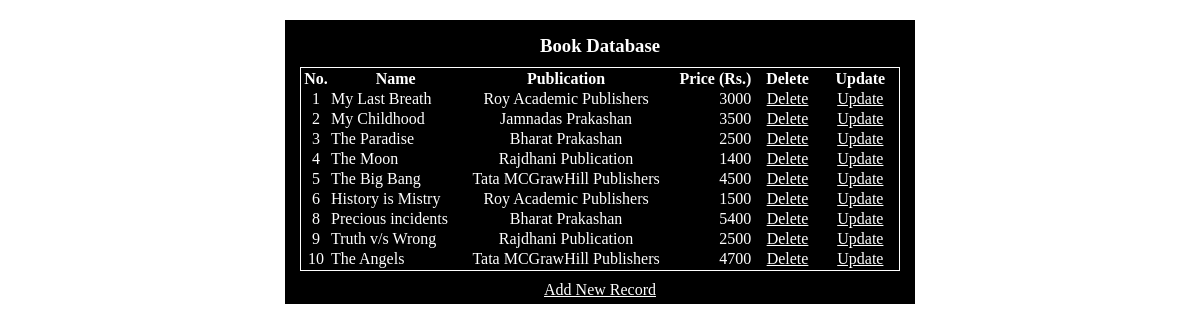
The page /Assignment_2/webscript_4/record.php on the database its author committed.
### tables this page shows
CREATE TABLE `tbl_bookinfo` (
  `book_id` int(11) NOT NULL,
  `book_name` varchar(30) NOT NULL,
  `book_publication` varchar(30) NOT NULL,
  `book_price` int(5) NOT NULL
);

### Assignment_2/webscript_4/record.php (the view, shortened to what this page needs)
<link href="webscript_4.css" rel="stylesheet" />
<div>
<?php
    require('conn.php');
    $record = 'SELECT * FROM `tbl_bookinfo`';
    $result = mysqli_query($conn, $record);
    echo '<h3>Book Database</h3>';
    echo '<table><tbody>
        <tr>
            <th>No.</th>
            <th>Name</th>
            <th>Publication</th>
            <th id="price">Price (Rs.)</th>
            <th>Delete</th>
            <th>Update</th>
        </tr>';
    while ($r = mysqli_fetch_row($result))
    {
        echo '<tr>
                <td>'.$r[0].'</td>
                <td id=name>'.$r[1].'</td>
                <td>'.$r[2].'</td>
                <td id=price>'.$r[3].'</td>
                <td><a href=delete.php?id='.$r[0].'>Delete</a></td>
                <td><a href=update.php?id='.$r[0].'>Update</a></td>
            </tr>';
    }
    echo '</tbody></table>';
    echo '<a href="webscript_4.html">Add New Record</a>';
?>
</div>

### Assignment_2/webscript_4/webscript_4.css (style rules this page uses)
* { padding: 0px; margin: 10px; }
div { width: 620px; padding: 5px; color: white; background-color: black; margin: auto; }
a { color: white; }
table { width: 600px; color: white; border: 1px solid white; }
th, tr { border: 0px solid white; text-align: center; }
#price { text-align: right; }
#name { text-align: left; }

### rows shown on the page
tbl_bookinfo: book_id "1", book_name "My Last Breath", book_publication "Roy Academic Publishers", book_price "3000"
tbl_bookinfo: book_id "2", book_name "My Childhood", book_publication "Jamnadas Prakashan", book_price "3500"
tbl_bookinfo: book_id "3", book_name "The Paradise", book_publication "Bharat Prakashan", book_price "2500"
tbl_bookinfo: book_id "4", book_name "The Moon", book_publication "Rajdhani Publication", book_price "1400"
tbl_bookinfo: book_id "5", book_name "The Big Bang", book_publication "Tata MCGrawHill Publishers", book_price "4500"
tbl_bookinfo: book_id "6", book_name "History is Mistry", book_publication "Roy Academic Publishers", book_price "1500"
tbl_bookinfo: book_id "8", book_name "Precious incidents", book_publication "Bharat Prakashan", book_price "5400"
tbl_bookinfo: book_id "9", book_name "Truth v/s Wrong", book_publication "Rajdhani Publication", book_price "2500"
tbl_bookinfo: book_id "10", book_name "The Angels", book_publication "Tata MCGrawHill Publishers", book_price "4700"
